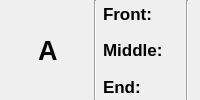
        <widget class="QWidget" name="widget_124" native="true">
         <layout class="QHBoxLayout" name="horizontalLayout_412">
          <property name="topMargin">
           <number>0</number>
          </property>
          <property name="bottomMargin">
           <number>0</number>
          </property>
          <item>
           <widget class="QLabel" name="label_273">
            <property name="font">
             <font>
              <family>Segoe UI</family>
              <pointsize>20</pointsize>
              <weight>75</weight>
              <italic>false</italic>
              <bold>true</bold>
             </font>
            </property>
            <property name="styleSheet">
             <string notr="true">border: none;
padding: 20px;
border-left: none;</string>
            </property>
            <property name="text">
             <string>A</string>
            </property>
           </widget>
          </item>
          <item>
           <widget class="Line" name="line_16">
            <property name="orientation">
             <enum>Qt::Vertical</enum>
            </property>
           </widget>
          </item>
          <item>
           <widget class="QWidget" name="widget_125" native="true">
            <property name="styleSheet">
             <string notr="true">border-left: none;</string>
            </property>
            <layout class="QVBoxLayout" name="verticalLayout_70">
             <property name="spacing">
              <number>10</number>
             </property>
             <property name="leftMargin">
              <number>0</number>
             </property>
             <property name="topMargin">
              <number>0</number>
             </property>
             <property name="rightMargin">
              <number>0</number>
             </property>
             <property name="bottomMargin">
              <number>0</number>
             </property>
             <item>
              <widget class="QWidget" name="widget_127" native="true">
               <property name="maximumSize">
                <size>
                 <width>16777215</width>
                 <height>75</height>
                </size>
               </property>
               <layout class="QHBoxLayout" name="horizontalLayout_414" stretch="0">
                <property name="leftMargin">
                 <number>0</number>
                </property>
                <property name="topMargin">
                 <number>0</number>
                </property>
                <property name="rightMargin">
                 <number>5</number>
                </property>
                <property name="bottomMargin">
                 <number>0</number>
                </property>
                <item>
                 <widget class="QLabel" name="label_274">
                  <property name="font">
                   <font>
                    <family>Segoe UI</family>
                    <pointsize>13</pointsize>
                    <weight>75</weight>
                    <italic>false</italic>
                    <bold>true</bold>
                   </font>
                  </property>
                  <property name="text">
                   <string>Front:</string>
                  </property>
                 </widget>
                </item>
               </layout>
              </widget>
             </item>
             <item>
              <widget class="QWidget" name="widget_128" native="true">
               <property name="maximumSize">
                <size>
                 <width>16777215</width>
                 <height>75</height>
                </size>
               </property>
               <layout class="QHBoxLayout" name="horizontalLayout_415" stretch="0">
                <property name="leftMargin">
                 <number>0</number>
                </property>
                <property name="topMargin">
                 <number>0</number>
                </property>
                <property name="rightMargin">
                 <number>5</number>
                </property>
                <property name="bottomMargin">
                 <number>0</number>
                </property>
                <item>
                 <widget class="QLabel" name="label_275">
                  <property name="font">
                   <font>
                    <family>Segoe UI</family>
                    <pointsize>13</pointsize>
                    <weight>75</weight>
                    <italic>false</italic>
                    <bold>true</bold>
                   </font>
                  </property>
                  <property name="text">
                   <string>Middle:</string>
                  </property>
                 </widget>
                </item>
               </layout>
              </widget>
             </item>
             <item>
              <widget class="QWidget" name="widget_129" native="true">
               <property name="maximumSize">
                <size>
                 <width>16777215</width>
                 <height>75</height>
                </size>
               </property>
               <layout class="QHBoxLayout" name="horizontalLayout_416" stretch="0">
                <property name="leftMargin">
                 <number>0</number>
                </property>
                <property name="topMargin">
                 <number>0</number>
                </property>
                <property name="rightMargin">
                 <number>5</number>
                </property>
                <property name="bottomMargin">
                 <number>0</number>
                </property>
                <item>
                 <widget class="QLabel" name="label_276">
                  <property name="font">
                   <font>
                    <family>Segoe UI</family>
                    <pointsize>13</pointsize>
                    <weight>75</weight>
                    <italic>false</italic>
                    <bold>true</bold>
                   </font>
                  </property>
                  <property name="text">
                   <string>End:</string>
                  </property>
                 </widget>
                </item>
               </layout>
              </widget>
             </item>
            </layout>
           </widget>
          </item>
          <item>
           <widget class="Line" name="line_17">
            <property name="orientation">
             <enum>Qt::Vertical</enum>
            </property>
           </widget>
          </item>
         </layout>
        </widget>
